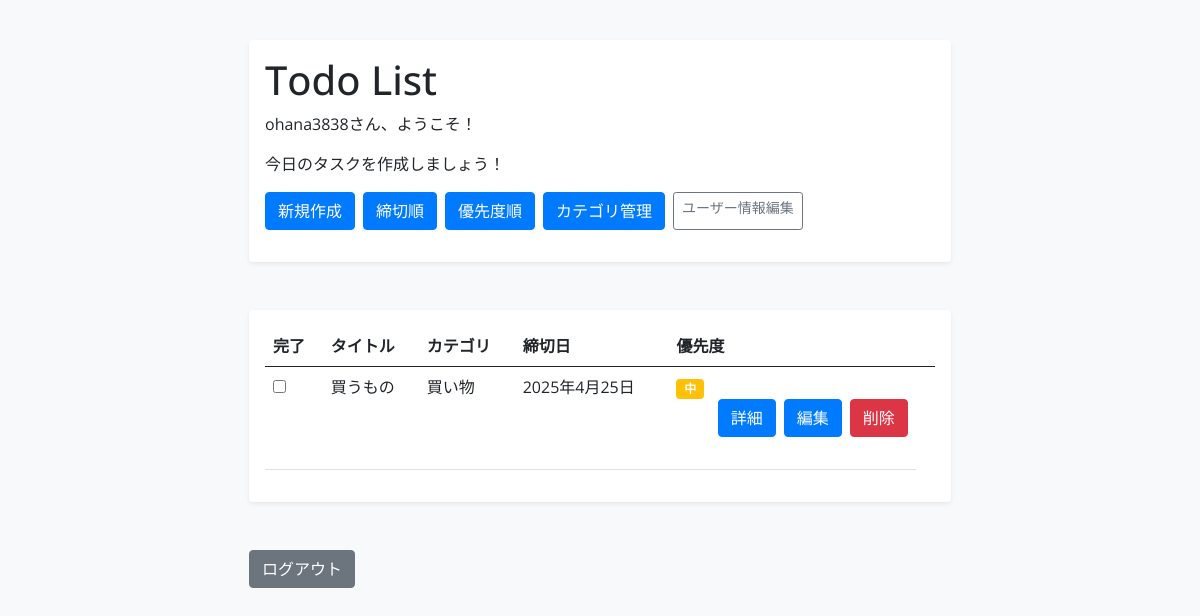
The page /list/ (signed in) on the database as committed earlier.
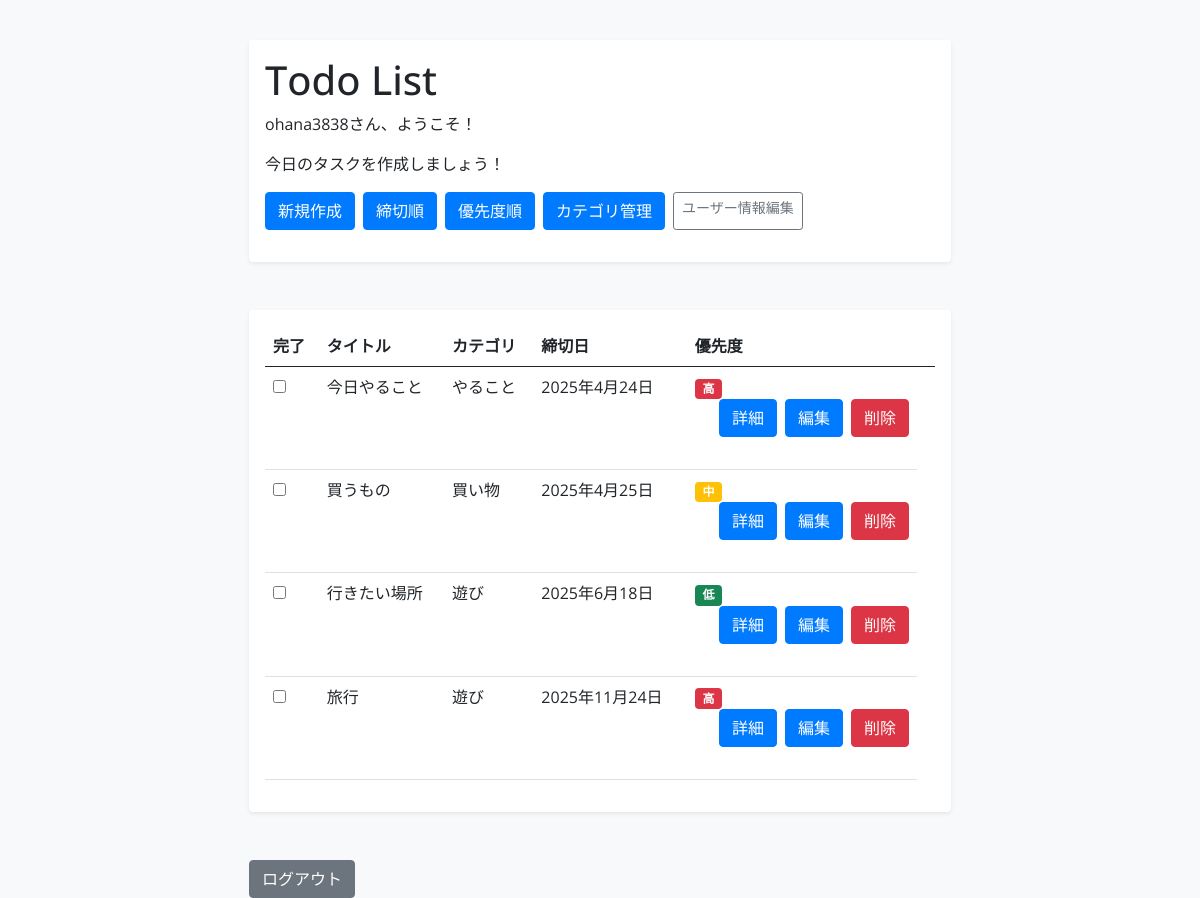
The same page on the database as committed later.
### accounts/models.py (models this page shows)
class CustomUser(AbstractUser):
    email = models.EmailField(unique=True)
    groups = models.ManyToManyField(
        'auth.Group',
        related_name='customuser_set',  # ここで関連名を指定
        blank=True
    )
    user_permissions = models.ManyToManyField(
        'auth.Permission',
        related_name='customuser_set',  # ここで関連名を指定
        blank=True
    )

### todo/models.py (models this page shows, shortened)
class Todo(models.Model):
    user = models.ForeignKey(
        settings.AUTH_USER_MODEL,  # これによりカスタムユーザーモデルを参照
        on_delete=models.CASCADE
    )
    STATUS_CHOICES = [
        (0, '未完了'),
        (1, '完了'),
    ]
    PRIORITY_CHOICES = [
        (1, '低'),
        (2, '中'),
        (3, '高'),
    ]
    title = models.CharField("タスク名", max_length=30)
    description = models.TextField("詳細", blank=True)
    deadline = models.DateField("締切")
    priority = models.IntegerField("優先度", default=1)
    category = models.ForeignKey(Category, on_delete=models.SET_NULL, null=True, blank=True)
    status = models.IntegerField("状態", choices=STATUS_CHOICES, default=0)

class Category(models.Model):
    name = models.CharField("カテゴリ名", max_length=50)
    user = models.ForeignKey(
        settings.AUTH_USER_MODEL,  # ユーザーごとのカテゴリを関連づける
        on_delete=models.CASCADE
    )

### todo/views.py (the view)
# urls.py: path("list/", TodoList.as_view(), name="list"),
class TodoList(LoginRequiredMixin, ListView):
    model = Todo
    context_object_name = "tasks"
    login_url = "login"
    def get_queryset(self):
        sort_by = self.request.GET.get("sort", "deadline")
        return Todo.objects.filter(user=self.request.user).order_by(sort_by)

### todo/templates/todo/todo_list.html (shortened to what this page needs)
{% extends 'todo/base.html' %}
{% block header %}
    <h1>Todo List</h1>
    <p>{{ user.username }}さん、ようこそ！</p>
    <p>今日のタスクを作成しましょう！</p>
    <div class="d-flex flex-wrap gap-2 mb-3">
        <a class="btn btn-primary" href="{% url 'create' %}">新規作成</a>
        <a class="btn btn-primary" href="?sort=deadline">締切順</a>
        <a class="btn btn-primary" href="?sort=priority">優先度順</a>
        <a class="btn btn-primary" href="{% url 'category_list' %}">カテゴリ管理</a>
        <a href="{% url 'user_edit' %}" class="btn btn-outline-secondary btn-sm">ユーザー情報編集</a>
    </div>
{% endblock header %}
{% block content %}
<div class="shadow-sm p-3 mb-5 bg-white rounded">
    <table class="table">
        <thead>
            <tr>
                <th scope="col">完了</th>
                <th scope="col">タイトル</th>
                <th scope="col">カテゴリ</th>
                <th scope="col">締切日</th>
                <th scope="col">優先度</th>
                <th scope="col"></th>
            </tr>
        </thead>
        <tbody>
            {% for task in tasks %}
            <tr>
                <td>
                    <form method="post" action="{% url 'toggle_status' task.pk %}">
                        <input type="checkbox" onchange="this.form.submit()" {% if task.status == 1 %}checked{% endif %}>
                    </form>
                </td>
                <td>{{ task.title }}</td>
                <td>{{ task.category.name }}</td>
                <td>{{ task.deadline }}</td>
                <td>
                    <span class="badge
                        {% if task.priority == 1 %} bg-success
                        {% elif task.priority == 2 %} bg-warning
                        {% elif task.priority == 3 %} bg-danger
                        {% endif %}">
                        {% if task.priority == 1 %} 低
                        {% elif task.priority == 2 %} 中
                        {% elif task.priority == 3 %} 高
                        {% endif %}
                    </span>
                <tb class="text-end pe-4">
                    <div class="d-flex flex-wrap gap-2 justify-content-end ms-auto">
                        <a href="{% url 'detail' task.pk %}" class="btn btn-primary">詳細</a>
                        <a href="{% url 'update' task.pk %}" class="btn btn-primary">編集</a>
                        <a href="{% url 'delete' task.pk %}" class="btn btn-danger">削除</a>
                    </div>
                </td>
            </tr>
            {% endfor %}
        </tbody>
    </table>
</div>
<form method="POST" action="{% url 'logout' %}" class="mt-auto">
    <button type="submit" class="btn btn-secondary">ログアウト</button>
</form>
{% endblock content %}

### todo/templates/todo/base.html (shortened to what this page needs)
<!DOCTYPE html>
<html lang="ja">
<head>
    <link href="https://cdn.jsdelivr.net/npm/bootstrap@5.0.0-beta1/dist/css/bootstrap.min.css" rel="stylesheet">
</head>
<body>
    <div class="container">
        <div class="w-75 mx-auto">
            <div class="shadow-sm p-3 mb-5 bg-white rounded">
                {% block header %}
                {% endblock header %}
            </div>
            {% block content %}
            {% endblock content %}
        </div>
      </div>
</body>
</html>

### todo/templates/todo/base.html (style rules this page uses)
body { padding-top: 40px; background-color: #f8f9fa; font-family: 'Open Sans', sans-serif; }
.container { max-width: 960px; }
.btn-primary { background-color: #007bff; border-color: #007bff; }
.btn-danger { background-color: #dc3545; border-color: #dc3545; }

Rows that differ between the two databases and show on the page:
added Todo: title "今日やること", category.name "やること", deadline "2025年4月24日", priority "高"
added Todo: title "行きたい場所", category.name "遊び", deadline "2025年6月18日", priority "低"
added Todo: title "旅行", category.name "遊び", deadline "2025年11月24日", priority "高"
